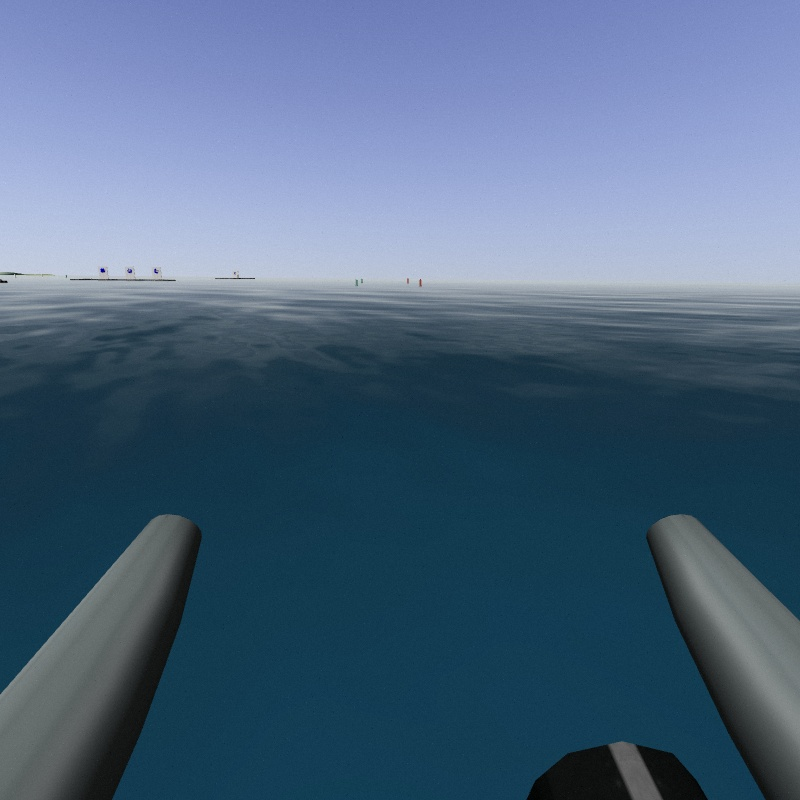
#> input picture images/left0041.jpg, 800 x 800 px, given in place of left0000.jpg, which was not available
$ jupyter execute hsv.ipynb
#> lines starting #> are read from the running program, lines starting #| are printed output that depends on the picture; after the words box and inside, x2 and y2 are one past the last pixel; in counts of white or black regions, pixels touching at a corner belong together; pictures that were not available may be replaced by others from this repository, and a replacement may not be noted
[cell 1]
import numpy as np
import matplotlib.pyplot as plt
from sklearn.cluster import DBSCAN
import sys

import cv2 as cv
import time
import multiprocessing

[cell 2]
def transform(image):
    img = cv.Canny(image, 100,200)
    return img

[cell 3]
#Delete all pixels that are outside of a certain red/green range
def pp(image):
    image = np.array(image[0:800][0:515])
    image = cv.cvtColor(image, cv.COLOR_BGR2HSV)
    image[np.logical_not(np.logical_or(np.logical_and(image[:,:,0] > 70, image[:,:,0] < 90),np.logical_or(image[:,:,0] >= 170, image[:,:,0] < 10)))] = [0,0,0]
    image = cv.cvtColor(image,cv.COLOR_HSV2BGR)
    return(image)

[cell 4]
def read(x):
#> called with x = 0
    img2 = cv.imread('images/left' + str(x).zfill(4) + '.jpg',1)
#> img2 is the input picture: shape (800, 800, 3); mean B, G, R 127.7, 101.8, 77.9
    result1 = transform(img2)
#> in transform, `img = cv.Canny(image, 100,200)`:
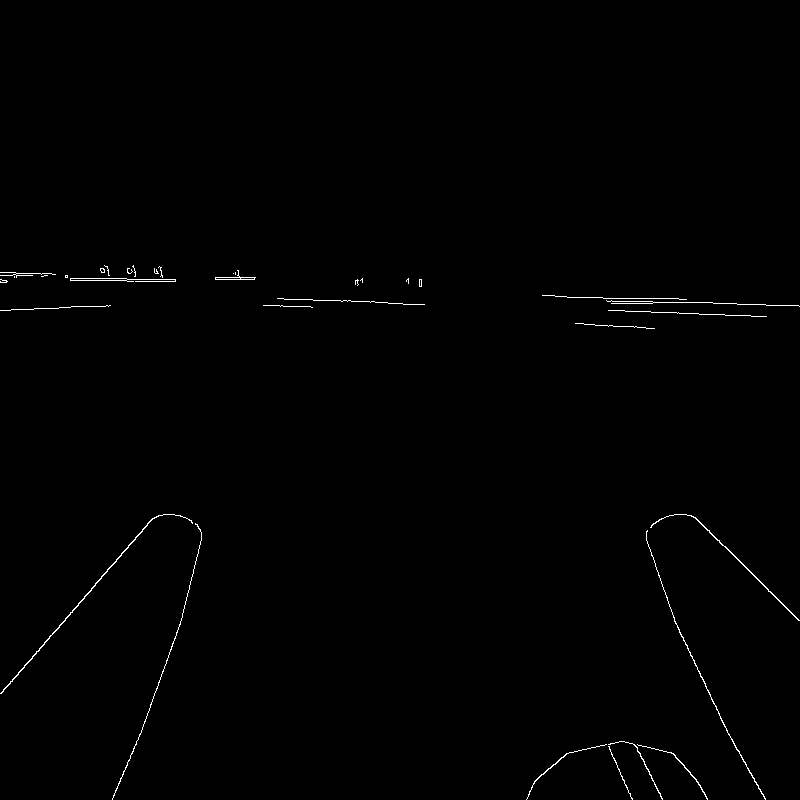
#> img: shape (800, 800); 0.5% white in thin lines or dots, all inside (x1, y1, x2, y2) = (0, 265, 800, 800)
    cv.imwrite('output_images/canny/canny' + str(x).zfill(4) + '.jpg', result1)

[cell 5]
x = 0
read(x)

[cell 6]
if __name__=='__main__':
    starttime = time.time()
    pool = multiprocessing.Pool(multiprocessing.cpu_count())


    pool.map(read,range(2927),32)
#> call 3 of read, with x = 1
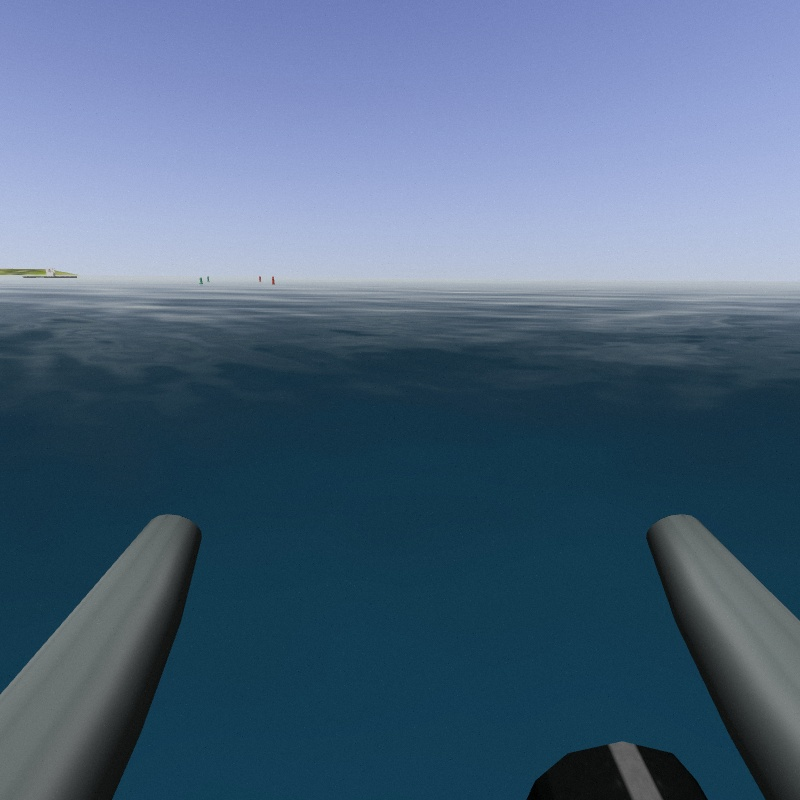
#> input picture images/left0146.jpg, 800 x 800 px, given in place of left0001.jpg, which was not available
#> in read, img2 is the input picture: shape (800, 800, 3); mean B, G, R 127.7, 101.9, 78
#> in transform (call 3), `img = cv.Canny(image, 100,200)`:
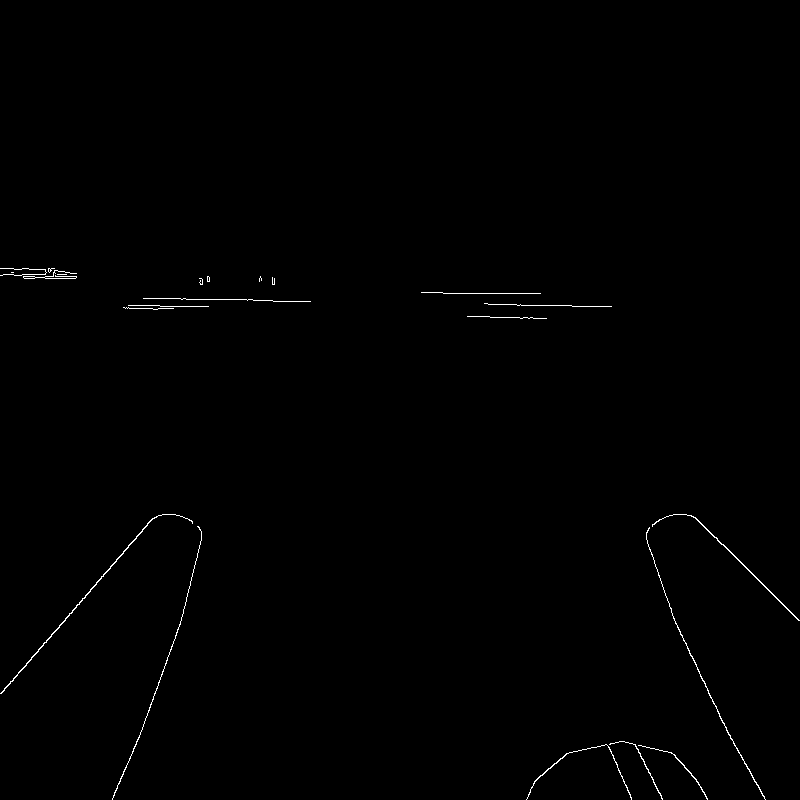
#> img: shape (800, 800); 0.41% white in thin lines or dots, all inside (x1, y1, x2, y2) = (0, 268, 800, 800)
